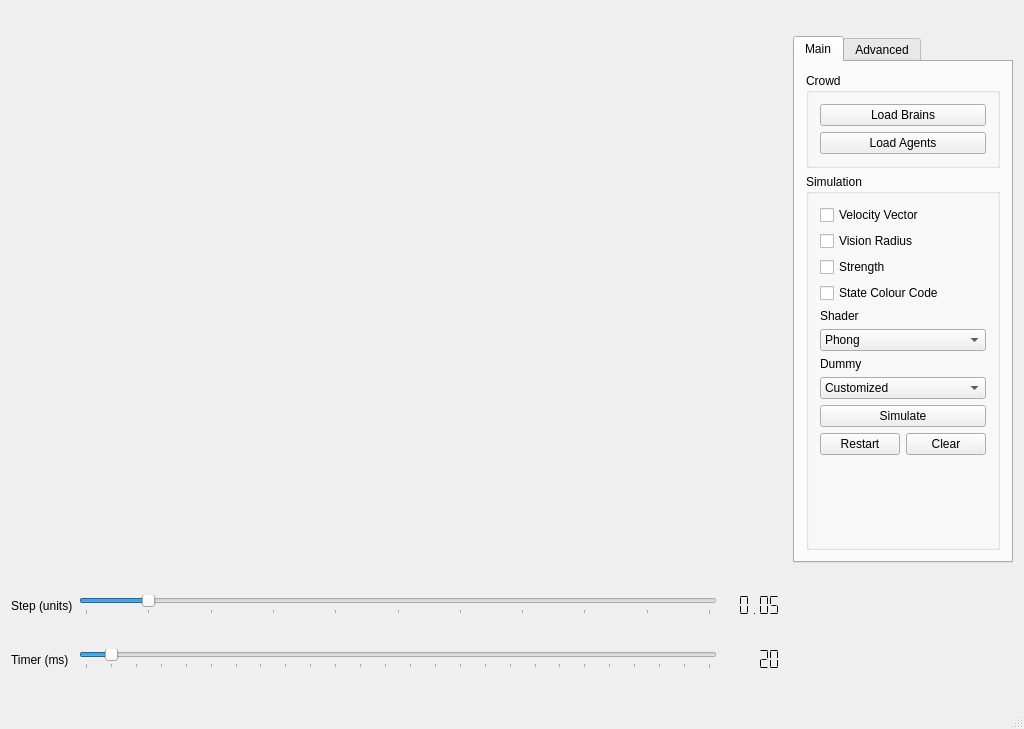
<?xml version="1.0" encoding="UTF-8"?>
<ui version="4.0">
 <class>MainWindow</class>
 <widget class="QMainWindow" name="MainWindow">
  <property name="geometry">
   <rect>
    <x>0</x>
    <y>0</y>
    <width>1024</width>
    <height>729</height>
   </rect>
  </property>
  <property name="sizePolicy">
   <sizepolicy hsizetype="Fixed" vsizetype="Preferred">
    <horstretch>0</horstretch>
    <verstretch>0</verstretch>
   </sizepolicy>
  </property>
  <property name="windowTitle">
   <string>Crowd Simulator</string>
  </property>
  <widget class="QWidget" name="WindowLayout">
   <layout class="QGridLayout" name="s_windowLayout">
    <item row="0" column="5">
     <widget class="QTabWidget" name="s_tabs">
      <property name="sizePolicy">
       <sizepolicy hsizetype="Minimum" vsizetype="Fixed">
        <horstretch>0</horstretch>
        <verstretch>0</verstretch>
       </sizepolicy>
      </property>
      <property name="currentIndex">
       <number>0</number>
      </property>
      <widget class="QWidget" name="tab">
       <attribute name="title">
        <string>Main</string>
       </attribute>
       <layout class="QGridLayout" name="gridLayout_4">
        <item row="0" column="0">
         <widget class="QGroupBox" name="crowdGroupBox">
          <property name="title">
           <string>Crowd</string>
          </property>
          <layout class="QGridLayout" name="gridLayout_5">
           <item row="1" column="1">
            <widget class="QPushButton" name="s_loadAgentsButton">
             <property name="text">
              <string>Load Agents</string>
             </property>
            </widget>
           </item>
           <item row="0" column="1">
            <widget class="QPushButton" name="s_loadBrainsButton">
             <property name="text">
              <string>Load Brains</string>
             </property>
            </widget>
           </item>
          </layout>
         </widget>
        </item>
        <item row="1" column="0">
         <widget class="QGroupBox" name="simulationGroupBox">
          <property name="title">
           <string>Simulation</string>
          </property>
          <layout class="QGridLayout" name="gridLayout">
           <item row="17" column="0" colspan="2">
            <widget class="QPushButton" name="s_simulateButton">
             <property name="text">
              <string>Simulate</string>
             </property>
             <property name="checkable">
              <bool>true</bool>
             </property>
            </widget>
           </item>
           <item row="5" column="0" colspan="2">
            <widget class="QLabel" name="label">
             <property name="text">
              <string>Shader</string>
             </property>
            </widget>
           </item>
           <item row="1" column="0" colspan="2">
            <widget class="QCheckBox" name="s_drawVelocityVector">
             <property name="sizePolicy">
              <sizepolicy hsizetype="Minimum" vsizetype="Fixed">
               <horstretch>0</horstretch>
               <verstretch>0</verstretch>
              </sizepolicy>
             </property>
             <property name="text">
              <string>Velocity Vector</string>
             </property>
            </widget>
           </item>
           <item row="6" column="0" colspan="2">
            <widget class="QComboBox" name="s_shaderComboBox">
             <item>
              <property name="text">
               <string>Phong</string>
              </property>
             </item>
             <item>
              <property name="text">
               <string>Colour</string>
              </property>
             </item>
            </widget>
           </item>
           <item row="2" column="0" colspan="2">
            <widget class="QCheckBox" name="s_drawVisionRadius">
             <property name="text">
              <string>Vision Radius</string>
             </property>
            </widget>
           </item>
           <item row="23" column="0" colspan="2">
            <layout class="QGridLayout" name="gridLayout_2">
             <item row="1" column="0">
              <widget class="QPushButton" name="s_restartButton">
               <property name="text">
                <string>Restart</string>
               </property>
              </widget>
             </item>
             <item row="1" column="2">
              <widget class="QPushButton" name="s_clearButton">
               <property name="text">
                <string>Clear</string>
               </property>
              </widget>
             </item>
            </layout>
           </item>
           <item row="7" column="0" colspan="2">
            <widget class="QLabel" name="label_2">
             <property name="text">
              <string>Dummy</string>
             </property>
            </widget>
           </item>
           <item row="8" column="0" colspan="2">
            <widget class="QComboBox" name="s_dummyComboBox">
             <property name="currentIndex">
              <number>18</number>
             </property>
             <item>
              <property name="text">
               <string>Boid</string>
              </property>
             </item>
             <item>
              <property name="text">
               <string>Legoman</string>
              </property>
             </item>
             <item>
              <property name="text">
               <string>Human</string>
              </property>
             </item>
             <item>
              <property name="text">
               <string>Teddy</string>
              </property>
             </item>
             <item>
              <property name="text">
               <string>Minion</string>
              </property>
             </item>
             <item>
              <property name="text">
               <string>Aragorn</string>
              </property>
             </item>
             <item>
              <property name="text">
               <string>Legolas</string>
              </property>
             </item>
             <item>
              <property name="text">
               <string>Uruk Hai</string>
              </property>
             </item>
             <item>
              <property name="text">
               <string>Troll</string>
              </property>
             </item>
             <item>
              <property name="text">
               <string>R2D2</string>
              </property>
             </item>
             <item>
              <property name="text">
               <string>Droid</string>
              </property>
             </item>
             <item>
              <property name="text">
               <string>Zoombie</string>
              </property>
             </item>
             <item>
              <property name="text">
               <string>Victoria</string>
              </property>
             </item>
             <item>
              <property name="text">
               <string>Victor</string>
              </property>
             </item>
             <item>
              <property name="text">
               <string>Neo</string>
              </property>
             </item>
             <item>
              <property name="text">
               <string>A. Smith</string>
              </property>
             </item>
             <item>
              <property name="text">
               <string>Cow</string>
              </property>
             </item>
             <item>
              <property name="text">
               <string>Speedboat</string>
              </property>
             </item>
             <item>
              <property name="text">
               <string>Customized</string>
              </property>
             </item>
            </widget>
           </item>
           <item row="3" column="0" colspan="2">
            <widget class="QCheckBox" name="s_drawStrength">
             <property name="text">
              <string>Strength</string>
             </property>
            </widget>
           </item>
           <item row="25" column="0">
            <widget class="QLabel" name="label_5">
             <property name="text">
              <string/>
             </property>
            </widget>
           </item>
           <item row="4" column="0">
            <widget class="QCheckBox" name="s_drawStateColour">
             <property name="text">
              <string>State Colour Code</string>
             </property>
            </widget>
           </item>
           <item row="24" column="0">
            <spacer name="verticalSpacer_2">
             <property name="orientation">
              <enum>Qt::Vertical</enum>
             </property>
             <property name="sizeHint" stdset="0">
              <size>
               <width>20</width>
               <height>40</height>
              </size>
             </property>
            </spacer>
           </item>
          </layout>
         </widget>
        </item>
       </layout>
      </widget>
      <widget class="QWidget" name="tab_2">
       <attribute name="title">
        <string>Advanced</string>
       </attribute>
       <layout class="QGridLayout" name="gridLayout_6">
        <item row="1" column="0">
         <widget class="QGroupBox" name="cellPartitionGroupBox">
          <property name="title">
           <string>Cell Partition</string>
          </property>
          <layout class="QGridLayout" name="gridLayout_3">
           <item row="2" column="1">
            <widget class="QSpinBox" name="s_cellSizeSpinbox">
             <property name="sizePolicy">
              <sizepolicy hsizetype="Minimum" vsizetype="Fixed">
               <horstretch>0</horstretch>
               <verstretch>0</verstretch>
              </sizepolicy>
             </property>
             <property name="minimum">
              <number>1</number>
             </property>
             <property name="maximum">
              <number>50</number>
             </property>
             <property name="value">
              <number>4</number>
             </property>
            </widget>
           </item>
           <item row="2" column="0">
            <widget class="QLabel" name="label_3">
             <property name="sizePolicy">
              <sizepolicy hsizetype="Minimum" vsizetype="Preferred">
               <horstretch>0</horstretch>
               <verstretch>0</verstretch>
              </sizepolicy>
             </property>
             <property name="text">
              <string>Cell Size</string>
             </property>
            </widget>
           </item>
           <item row="0" column="0">
            <widget class="QCheckBox" name="s_drawCells">
             <property name="text">
              <string>Cells</string>
             </property>
             <property name="checked">
              <bool>true</bool>
             </property>
            </widget>
           </item>
          </layout>
         </widget>
        </item>
        <item row="2" column="0">
         <widget class="QGroupBox" name="collisionsGroupBox">
          <property name="title">
           <string>Physics</string>
          </property>
          <layout class="QGridLayout" name="gridLayout_7">
           <item row="0" column="0">
            <widget class="QLabel" name="label_8">
             <property name="text">
              <string>Friction</string>
             </property>
            </widget>
           </item>
           <item row="4" column="0" colspan="2">
            <widget class="QComboBox" name="s_physicsEngine">
             <item>
              <property name="text">
               <string>Cylinder PE</string>
              </property>
             </item>
             <item>
              <property name="text">
               <string>Sphere PE</string>
              </property>
             </item>
            </widget>
           </item>
           <item row="7" column="0">
            <widget class="QLabel" name="label_4">
             <property name="sizePolicy">
              <sizepolicy hsizetype="Minimum" vsizetype="Preferred">
               <horstretch>0</horstretch>
               <verstretch>0</verstretch>
              </sizepolicy>
             </property>
             <property name="text">
              <string>Radius/mass</string>
             </property>
            </widget>
           </item>
           <item row="7" column="1">
            <widget class="QDoubleSpinBox" name="s_radiusMass">
             <property name="sizePolicy">
              <sizepolicy hsizetype="Minimum" vsizetype="Fixed">
               <horstretch>0</horstretch>
               <verstretch>0</verstretch>
              </sizepolicy>
             </property>
             <property name="singleStep">
              <double>0.010000000000000</double>
             </property>
             <property name="value">
              <double>0.500000000000000</double>
             </property>
            </widget>
           </item>
           <item row="3" column="0">
            <widget class="QLabel" name="label_6">
             <property name="text">
              <string>Size</string>
             </property>
            </widget>
           </item>
           <item row="3" column="1">
            <widget class="QDoubleSpinBox" name="s_boundingBoxSize">
             <property name="sizePolicy">
              <sizepolicy hsizetype="Minimum" vsizetype="Fixed">
               <horstretch>0</horstretch>
               <verstretch>0</verstretch>
              </sizepolicy>
             </property>
             <property name="maximum">
              <double>999.990000000000009</double>
             </property>
             <property name="value">
              <double>100.000000000000000</double>
             </property>
            </widget>
           </item>
           <item row="5" column="0" colspan="2">
            <widget class="QCheckBox" name="s_drawCollisionRadius">
             <property name="text">
              <string>Collision Radius</string>
             </property>
            </widget>
           </item>
           <item row="2" column="0" colspan="2">
            <widget class="QCheckBox" name="s_drawBoundingBox">
             <property name="text">
              <string>Bounding Box</string>
             </property>
             <property name="checked">
              <bool>true</bool>
             </property>
            </widget>
           </item>
           <item row="1" column="1">
            <widget class="QDoubleSpinBox" name="s_gravityValue">
             <property name="maximum">
              <double>10.000000000000000</double>
             </property>
             <property name="singleStep">
              <double>0.010000000000000</double>
             </property>
             <property name="value">
              <double>0.050000000000000</double>
             </property>
            </widget>
           </item>
           <item row="0" column="1">
            <widget class="QDoubleSpinBox" name="s_frictionValue">
             <property name="maximum">
              <double>10.000000000000000</double>
             </property>
             <property name="singleStep">
              <double>0.010000000000000</double>
             </property>
             <property name="value">
              <double>0.010000000000000</double>
             </property>
            </widget>
           </item>
           <item row="1" column="0">
            <widget class="QLabel" name="label_9">
             <property name="text">
              <string>Gravity</string>
             </property>
            </widget>
           </item>
          </layout>
         </widget>
        </item>
        <item row="3" column="0">
         <spacer name="verticalSpacer">
          <property name="orientation">
           <enum>Qt::Vertical</enum>
          </property>
          <property name="sizeHint" stdset="0">
           <size>
            <width>20</width>
            <height>40</height>
           </size>
          </property>
         </spacer>
        </item>
        <item row="0" column="0">
         <widget class="QGroupBox" name="groupBox">
          <property name="title">
           <string>Origin</string>
          </property>
          <layout class="QGridLayout" name="gridLayout_9">
           <item row="1" column="0">
            <widget class="QLabel" name="label_7">
             <property name="text">
              <string>Scale</string>
             </property>
            </widget>
           </item>
           <item row="0" column="0">
            <widget class="QCheckBox" name="s_drawAxis">
             <property name="text">
              <string>Axis</string>
             </property>
             <property name="checked">
              <bool>true</bool>
             </property>
            </widget>
           </item>
           <item row="1" column="1">
            <widget class="QDoubleSpinBox" name="s_axisScale">
             <property name="value">
              <double>1.000000000000000</double>
             </property>
            </widget>
           </item>
          </layout>
         </widget>
        </item>
       </layout>
      </widget>
     </widget>
    </item>
    <item row="3" column="0">
     <widget class="QLabel" name="s_timerLabel">
      <property name="text">
       <string>Timer (ms)</string>
      </property>
     </widget>
    </item>
    <item row="2" column="0">
     <widget class="QLabel" name="s_stepLabel">
      <property name="text">
       <string>Step (units)</string>
      </property>
     </widget>
    </item>
    <item row="2" column="1">
     <widget class="QSlider" name="s_stepSlider">
      <property name="maximum">
       <number>50</number>
      </property>
      <property name="singleStep">
       <number>1</number>
      </property>
      <property name="pageStep">
       <number>1</number>
      </property>
      <property name="value">
       <number>5</number>
      </property>
      <property name="orientation">
       <enum>Qt::Horizontal</enum>
      </property>
      <property name="tickPosition">
       <enum>QSlider::TicksBelow</enum>
      </property>
      <property name="tickInterval">
       <number>5</number>
      </property>
     </widget>
    </item>
    <item row="2" column="2">
     <widget class="QLCDNumber" name="s_stepLcd">
      <property name="frameShape">
       <enum>QFrame::NoFrame</enum>
      </property>
      <property name="frameShadow">
       <enum>QFrame::Plain</enum>
      </property>
      <property name="lineWidth">
       <number>1</number>
      </property>
      <property name="smallDecimalPoint">
       <bool>false</bool>
      </property>
      <property name="segmentStyle">
       <enum>QLCDNumber::Flat</enum>
      </property>
      <property name="value" stdset="0">
       <double>0.050000000000000</double>
      </property>
     </widget>
    </item>
    <item row="3" column="1">
     <widget class="QSlider" name="s_timerSlider">
      <property name="maximum">
       <number>500</number>
      </property>
      <property name="singleStep">
       <number>20</number>
      </property>
      <property name="value">
       <number>20</number>
      </property>
      <property name="orientation">
       <enum>Qt::Horizontal</enum>
      </property>
      <property name="tickPosition">
       <enum>QSlider::TicksBelow</enum>
      </property>
      <property name="tickInterval">
       <number>20</number>
      </property>
     </widget>
    </item>
    <item row="3" column="2">
     <widget class="QLCDNumber" name="s_timerLcd">
      <property name="frameShape">
       <enum>QFrame::NoFrame</enum>
      </property>
      <property name="frameShadow">
       <enum>QFrame::Plain</enum>
      </property>
      <property name="lineWidth">
       <number>1</number>
      </property>
      <property name="segmentStyle">
       <enum>QLCDNumber::Flat</enum>
      </property>
      <property name="intValue" stdset="0">
       <number>20</number>
      </property>
     </widget>
    </item>
   </layout>
  </widget>
  <widget class="QMenuBar" name="menuBar">
   <property name="geometry">
    <rect>
     <x>0</x>
     <y>0</y>
     <width>1024</width>
     <height>26</height>
    </rect>
   </property>
  </widget>
  <widget class="QStatusBar" name="statusBar"/>
 </widget>
 <layoutdefault spacing="6" margin="11"/>
 <resources/>
 <connections/>
</ui>
